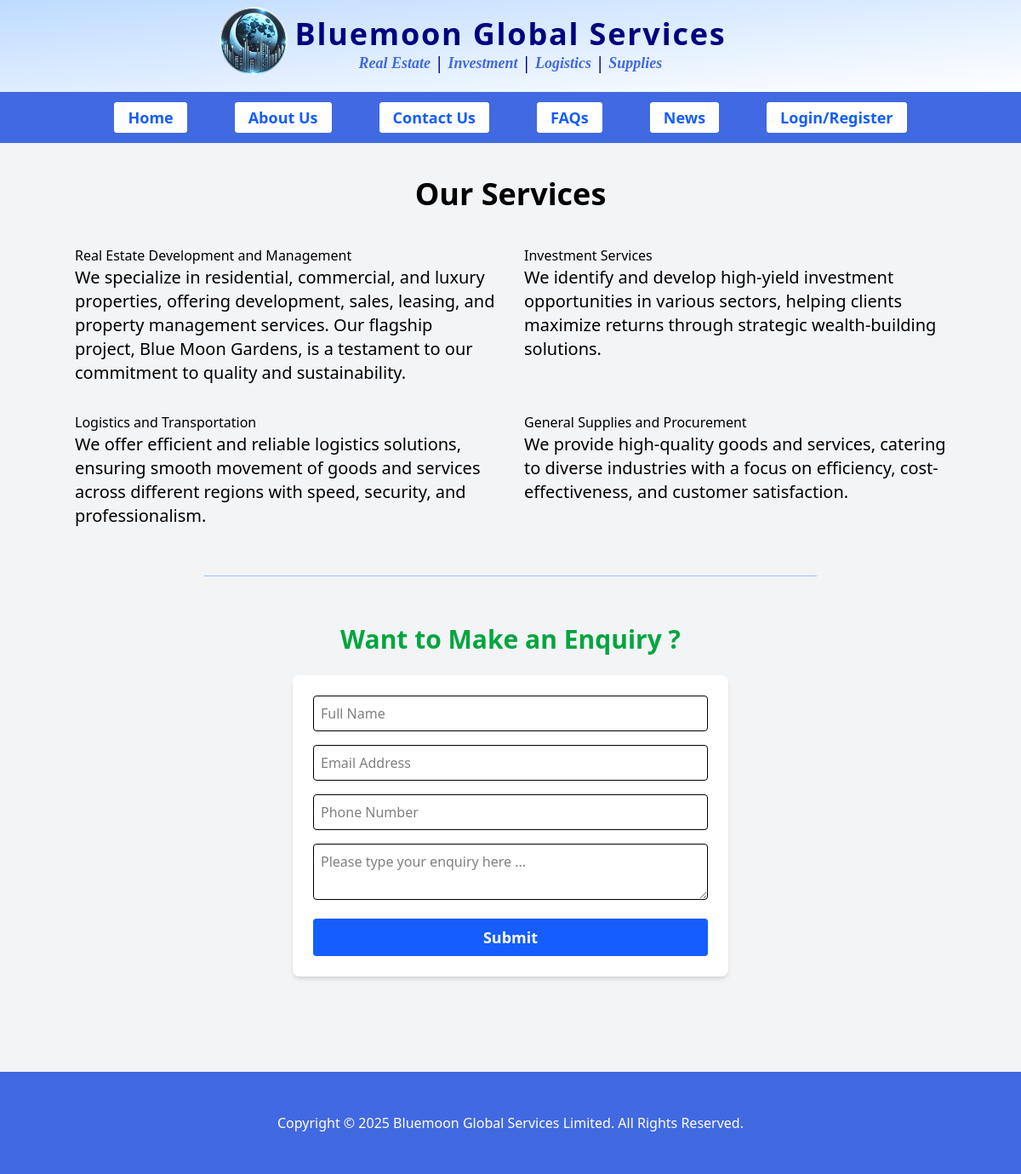
The app's page /our-services with its own data.
### bmg/models.py (models this page shows)
class Service(models.Model):
   title = models.CharField(max_length=128, blank=False)
   details = RichTextField()
   image = models.ImageField(upload_to='service_images/', null=True, blank=True)
   created_at = models.DateTimeField(auto_now_add=True)
   last_modified_at = models.DateTimeField(auto_now=True)
   position = models.IntegerField(default=10)
   class Meta:
       ordering = ["position", "-last_modified_at"]

### bmg/views.py (the view)
# urls.py: path("our-services", views.services, name="services"),
def services(request):
    section = "service"
    services = Service.objects.all()
    return render(request, "services.html", {'services':services, 'section':section})

### theme/templates/services.html (shortened to what this page needs)
{% extends 'base2.html' %}
{% load static %}
{% block content %}
    <div class="py-10 text-center text-3xl lg:text-4xl font-black">
        <p>Our Services</p>
    </div>
    <section class="container mx-auto">
        <div class="grid-cols-2 md:grid gap-8">
            {% for service in services %}
            <div>
                <div>{{service.title}}</div>
                <div class="text-lg md:text-xl ">{{ service.details|safe }}</div>
            </div>
            {% endfor %}
        </div>
    </section>
{% endblock content %}

### records on screen
Service: title "Real Estate Development and Management", details "We specialize in residential, commercial, and luxury properties, offering development, sales, leasing, and property management services. Our flagship project, Blue Moon Gardens, is a testament to our commitment to quality and sustainability."
Service: title "Investment Services", details "We identify and develop high-yield investment opportunities in various sectors, helping clients maximize returns through strategic wealth-building solutions."
Service: title "Logistics and Transportation", details "We offer efficient and reliable logistics solutions, ensuring smooth movement of goods and services across different regions with speed, security, and professionalism."
Service: title "General Supplies and Procurement", details "We provide high-quality goods and services, catering to diverse industries with a focus on efficiency, cost-effectiveness, and customer satisfaction."
